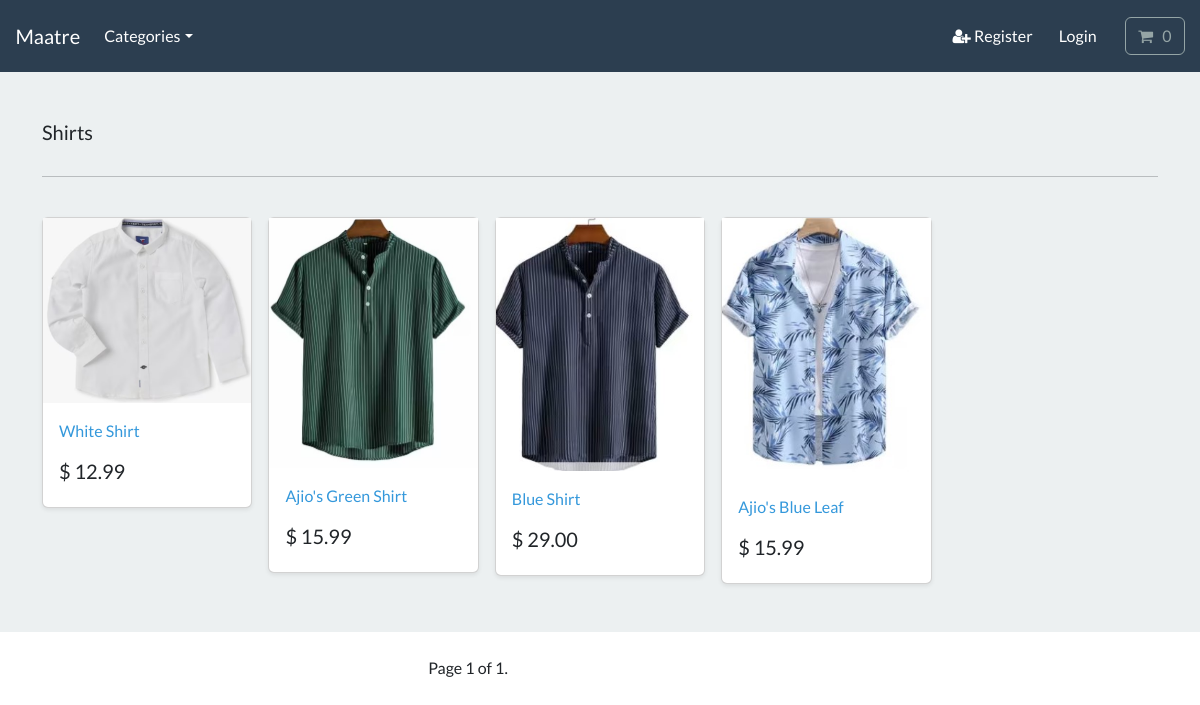
The page /search/shirts on the database its author committed.
### store/models.py (models this page shows, shortened)
class Category(models.Model):
    name = models.CharField(max_length=200, db_index=True)
    slug = models.SlugField(max_length=200, unique=True)
    class Meta:
        verbose_name_plural = 'categories'
    def get_absolute_url(self):
        return reverse("list_category", args=[self.slug])

class Product(models.Model):
    category = models.ForeignKey(Category, on_delete=models.CASCADE, null=True, related_name='product')
    title = models.CharField(max_length=200)
    brand = models.CharField(max_length=200, default="un-branded")
    description = models.TextField(blank=True)
    slug = models.SlugField(max_length=200)
    price = models.DecimalField(max_digits=5, decimal_places=2)
    image = models.ImageField(upload_to='images/')
    class Meta:
        verbose_name_plural = 'Products'
    def get_absolute_url(self):
        return reverse("product_info", args=[self.slug])

### store/views.py (the view)
# urls.py: path("search/<slug:category_slug>",views.list_category, name='list_category'),
def list_category(request, category_slug=None):
    category = get_object_or_404(Category, slug=category_slug)
    products = Product.objects.filter(category=category)
    paginator = Paginator(products, 4) # show 4 products per page
    page_number = request.GET.get("page")
    page_ob = paginator.get_page(page_number)
    context = {
        "products": page_ob,
        "category": category
    }
    return render(request, "store/list_category.html", context)

### cart/cart.py (called while the page is built)
    def __len__(self):
        return sum(item['qty'] for item in self.cart.values())

### cart/context_processors.py (called while the page is built)
def cart(request):
    return {"cart": Cart(request)}

### store/views.py (called while the page is built)
def categories(request):
    all_categories = Category.objects.all()
    return {"all_categories": all_categories}

### store/templates/store/list_category.html (shortened to what this page needs)
{% extends "store/base.html" %}
{% load static %}
{% block content %}
<main>
  <div class="album py-5 bg-light">
    <div class="container">
      <div class="pb-3 h5"> {{ category.name | capfirst }} </div>
      <hr>
      <br>
      <div class="row row-cols-1 row-cols-sm-2 row-cols-md-5 g-3">
        {% for product in products %}
        <div class="col">
          <div class="card shadow-sm">
          <img class="img-fluid" alt="Responsive image" src="{{ product.image.url }}">
            <div class="card-body">
              <p class="card-text">
                <a class="text-info text-decoration-none" href="{{ product.get_absolute_url }}"> {{ product.title | capfirst }} </a>
              </p>
              <div class="d-flex justify-content-between align-items-center">
                <h5> $ {{ product.price }} </h5>
              </div>
            </div>
          </div>
        </div>
        {% endfor %}
      </div>
    </div>
  </div>
  <div class="container">
    <br>
<div class="row">
    <div class="col-md-6 offset-md-4">
        <div class="pagination">
            <span class="step-links">
                <span class="current">
                    Page {{ products.number }} of {{ products.paginator.num_pages }}.
                </span>
            </span>
        </div>
    </div>
</div>
<br>
</div>
</main>
{% endblock %}

### rows shown on the page
Category: name "Shirts"
Product: image (picture), title "White Shirt", price "12.99"
Product: image (picture), title "Ajio's Green Shirt", price "15.99"
Product: image (picture), title "Blue Shirt", price "29.00"
Product: image (picture), title "Ajio's Blue Leaf", price "15.99"

### other values the page prints
{{ products.number }} "1"
{{ products.paginator.num_pages }} "1"
